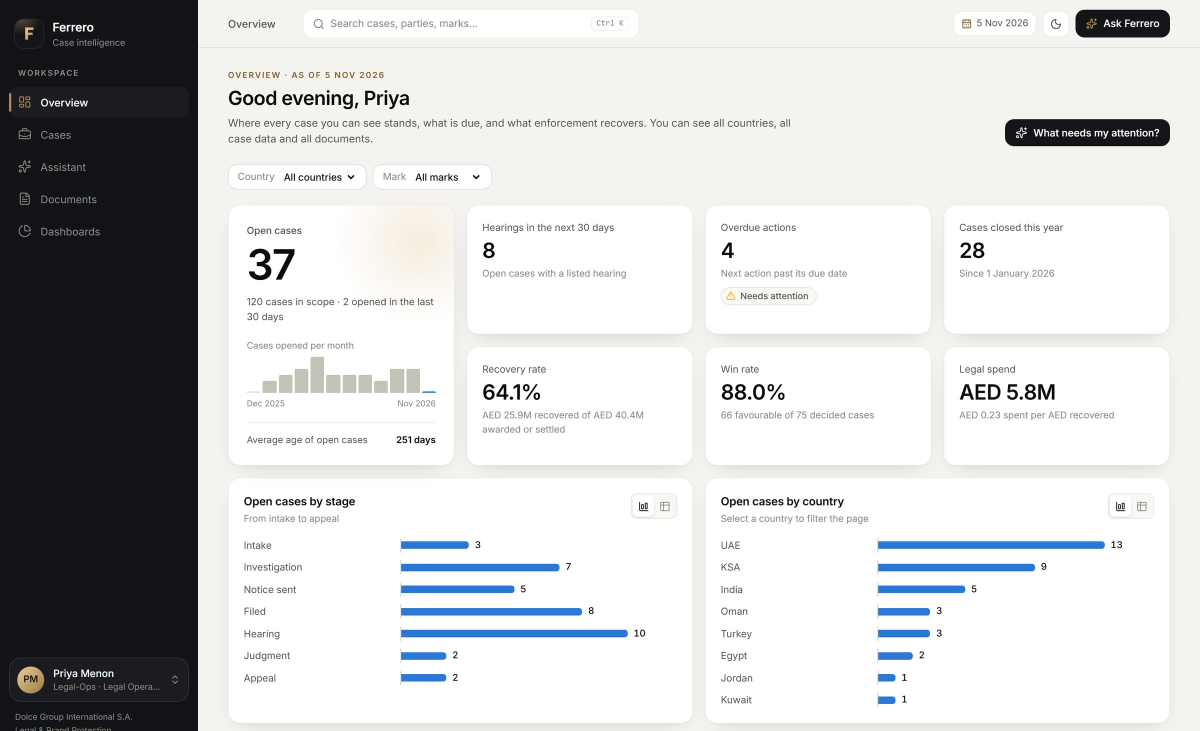
#> input picture docs/deliverables/Solution-Approach/deck-src/screens/overview.jpg, 2400 x 1462 px, given in place of overview.png, which was not available (shown at 1/2 size)
$ python prep_screens.py screens/overview.jpg ../../Demo-Script/script-src/img/dash-d1.jpg
#> lines starting #> are read from the running program, lines starting #| are printed output that depends on the picture
"""Crop the raw app screenshots (3200 x 2000, captured at 2x) into the images the deck uses.

    python -I prep_screens.py <raw_dir> <out_dir>

Crop boxes are in raw pixels. Output is JPEG, at most 2400 px wide, so the deck stays small.
"""
import os
import sys

from PIL import Image

RAW, OUT = sys.argv[1], sys.argv[2]
os.makedirs(OUT, exist_ok=True)

CROPS = {
    # name: (source file, (left, top, right, bottom))
    "overview": ("overview.png", (0, 0, 3200, 1950)),        # KPI row and the first two charts
    "dashboard": ("dash-d1.png", (0, 0, 3200, 1960)),        # Superset D1 embedded in the Dashboards page
    "case": ("case-428.png", (0, 0, 3200, 1820)),             # case page down to the documents card
    "documents": ("documents.png", (0, 0, 3200, 1920)),       # document library with its status tiles
    "answer-cited": ("ask-damages.png", (608, 181, 2480, 1640)),   # chat card: answer and the first source
    "answer-access": ("ask-access.png", (608, 181, 3120, 800)),    # refusal plus the "Asking as" panel
    "answer-arabic": ("ask-arabic2.png", (608, 181, 2480, 1575)),  # Arabic question and answer, clauses 1 to 3
}

for name, (src, box) in CROPS.items():
    im = Image.open(os.path.join(RAW, src)).convert("RGB").crop(box)
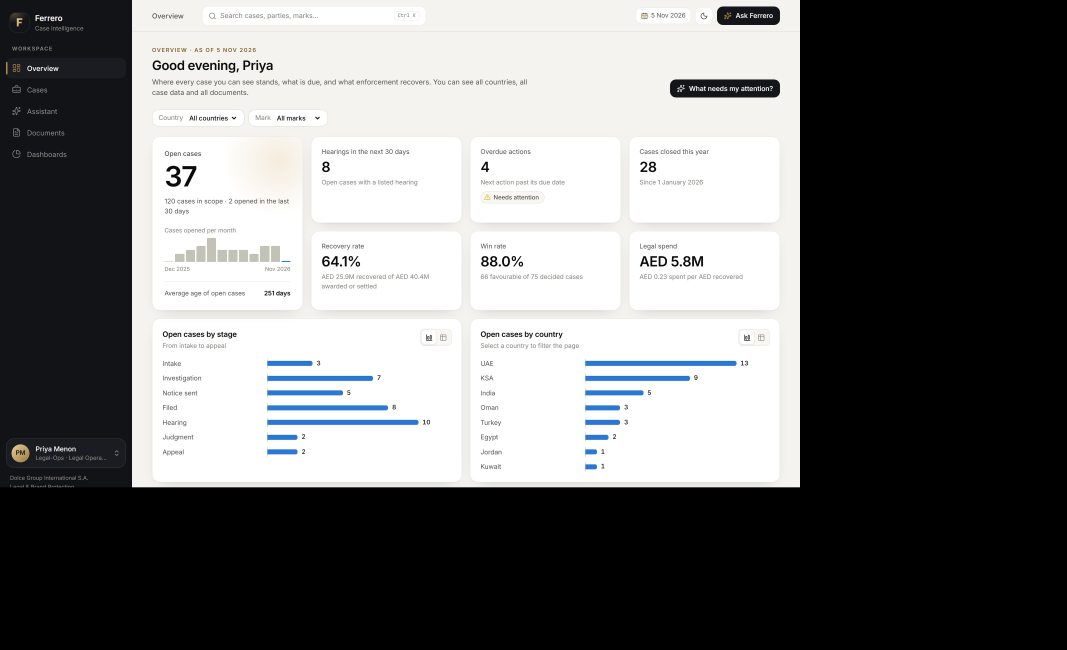
#> im: PIL image 3200x1950 RGB (shown at 1/3 size); mean R, G, B 115.4, 115.9, 116.1
    if im.width > 2400:
        im = im.resize((2400, round(im.height * 2400 / im.width)), Image.LANCZOS)
#> im: PIL image 2400x1462 RGB
    path = os.path.join(OUT, name + ".jpg")
    im.save(path, quality=90, optimize=True)
    print(f"{path}  {im.width}x{im.height}  aspect {im.width / im.height:.3f}")
#| ../../Demo-Script/script-src/img/dash-d1.jpg/overview.jpg  2400x1462  aspect 1.642
#> pass 2 of the loop `for name, (src, box) in CROPS.items():`:
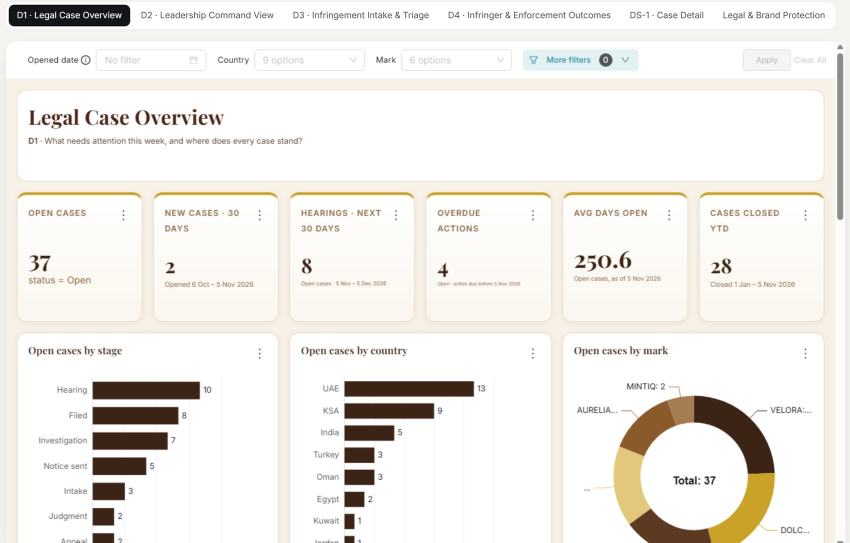
#> input picture docs/deliverables/Demo-Script/script-src/img/dash-d1.jpg, 1700 x 1085 px, given in place of dash-d1.png, which was not available (shown at 1/2 size)
#> `im = Image.open(os.path.join(RAW, src)).convert("RGB").crop(box)`:
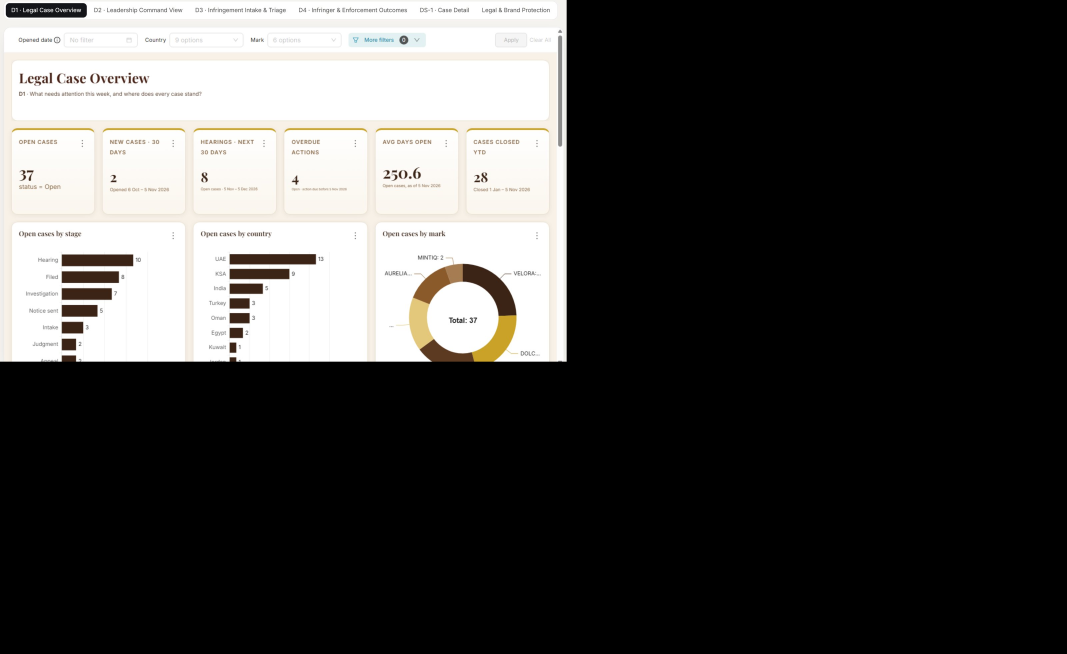
#> im: PIL image 3200x1960 RGB (shown at 1/3 size); mean R, G, B 70.6, 69.8, 68.4
#| ../../Demo-Script/script-src/img/dash-d1.jpg/dashboard.jpg  2400x1470  aspect 1.633
#> (the run stopped early here; a loop or call above may not have finished)
